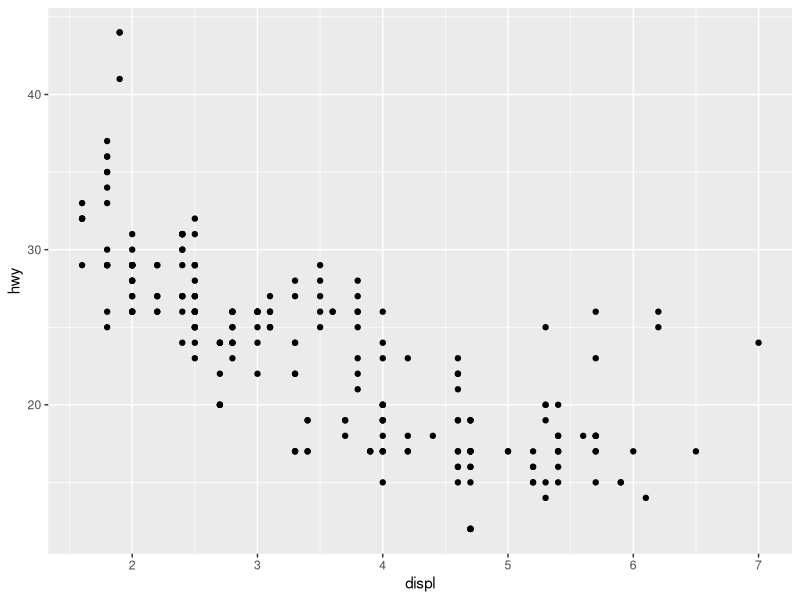
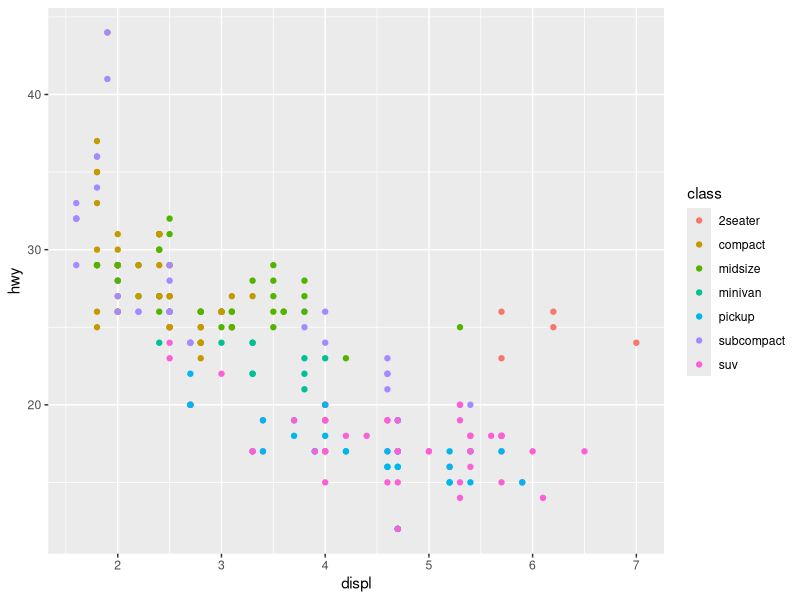
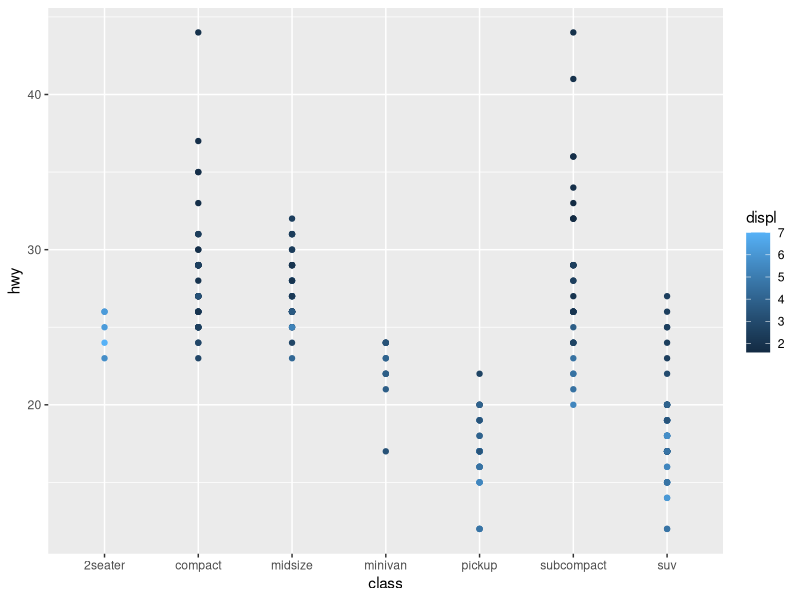
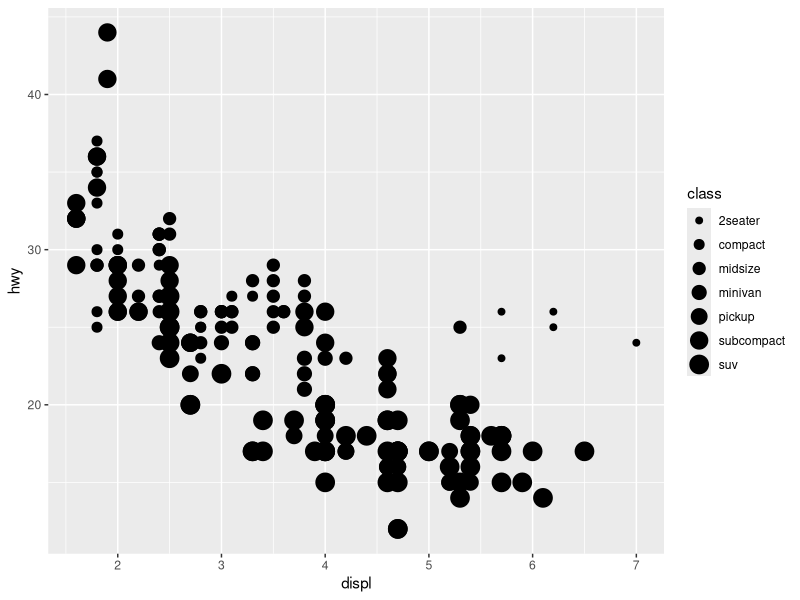
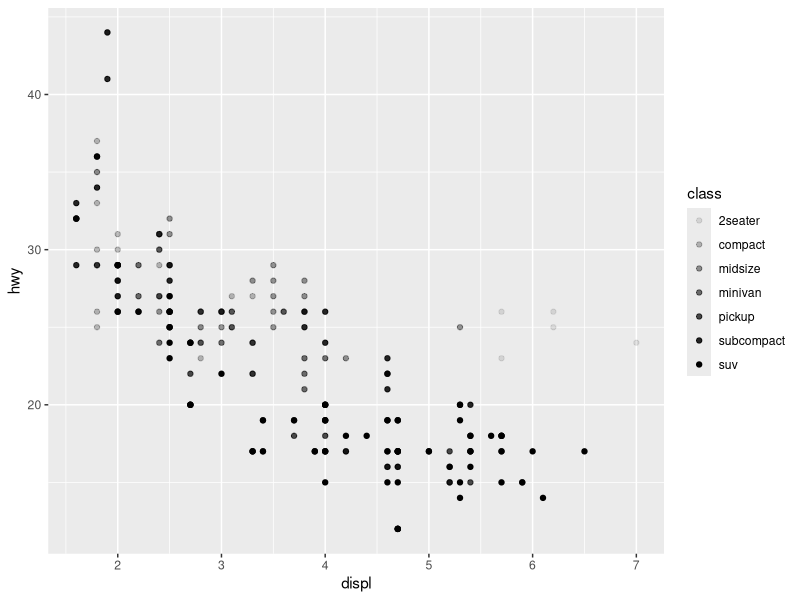
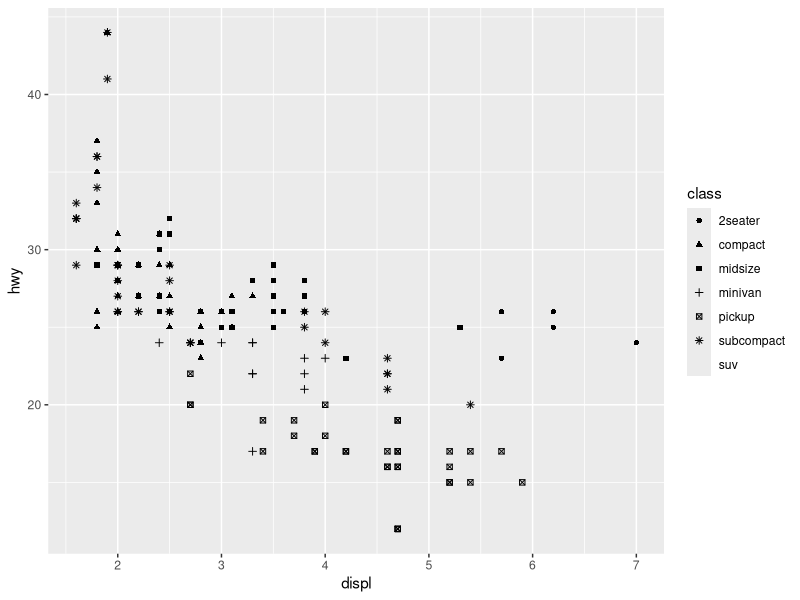
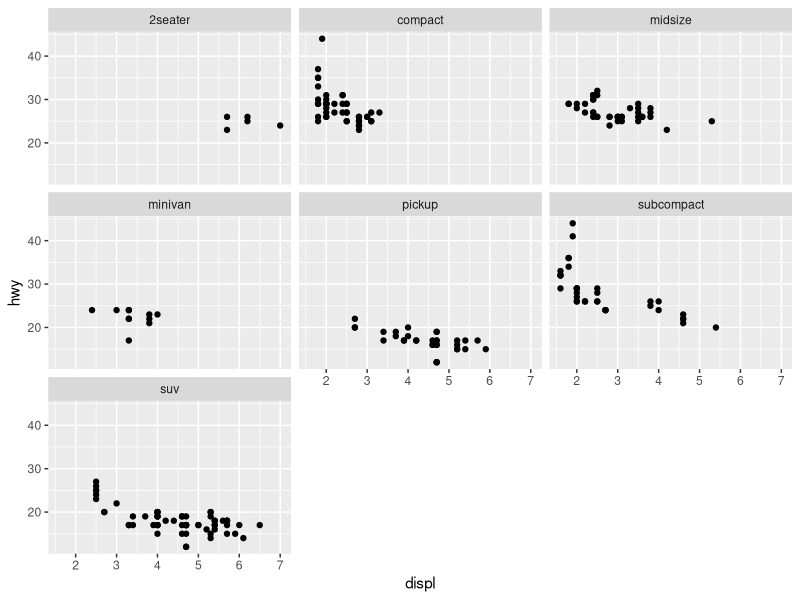
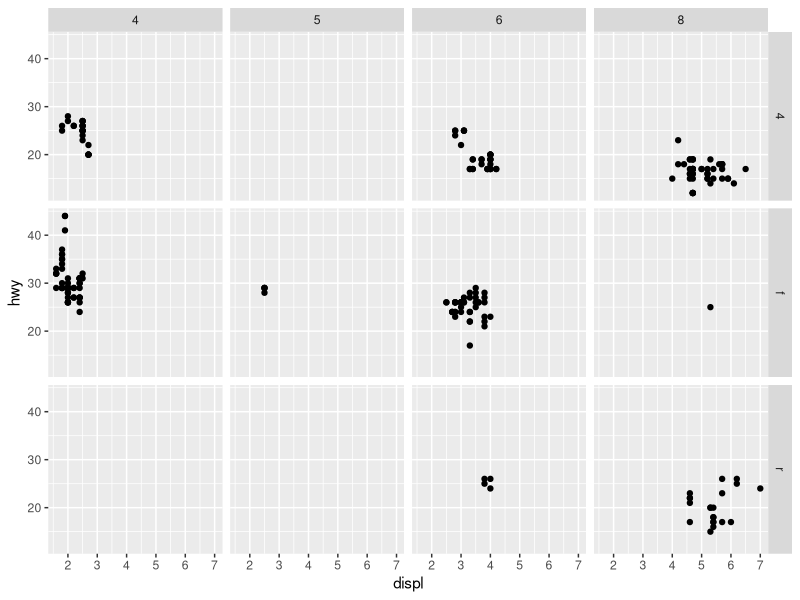

Here is the R script that generated these plots, in order:
## ---- chunk 1
library(tidyverse)
##in case you do not have this installed, uncomment following line and install
#install.packages("tidyverse")
#library(tidyverse)
## ---- chunk 2
mpg
str(mpg)
## ---- chunk 3
ggplot(data = mpg) +
  geom_point(mapping = aes(x = displ, y = hwy))
## ---- chunk 4
ggplot(data = mpg) +
  geom_point(mapping = aes(x = displ, y = hwy, color = class))
## ---- chunk 5
ggplot(data = mpg) +
  geom_point(mapping = aes(x = class, y = hwy, color = displ))
## ---- chunk 6
ggplot(data = mpg) +
  geom_point(mapping = aes(x = displ, y = hwy, size = class))
## ---- chunk 7
ggplot(data = mpg) +
  geom_point(mapping = aes(x = displ, y = hwy, alpha = class))
ggplot(data = mpg) +
  geom_point(mapping = aes(x = displ, y = hwy, shape = class))
## ---- chunk 8
ggplot(data = mpg) +
  geom_point(mapping = aes(x = displ, y = hwy)) +
  facet_wrap(~ class) #notice nothing goes before ~
ggplot(data = mpg) +
  geom_point(mapping = aes(x = displ, y = hwy)) +
  facet_grid(drv ~ cyl) #notice we now have two variables separated by ~
## ---- chunk 9
ggplot(data = mpg) +
  geom_smooth(mapping = aes(x = displ, y = hwy))
## ---- chunk 10
ggplot(data = mpg) +
  geom_point(mapping = aes(x = displ, y = hwy, color = drv)) +
  geom_smooth(mapping = aes(x = displ, y = hwy, linetype = drv))
## ---- chunk 11
ggplot(data = mpg, aes(x = displ, y = hwy)) +
  geom_point(aes(color = class)) +
  geom_smooth()
## ---- chunk 12
head(diamonds)
ggplot(data = diamonds) +
  geom_bar(aes(x = cut))
## ---- chunk 13
ggplot(diamonds, aes(x = cut, y = carat)) +
  geom_boxplot()
## ---- chunk 14
ggplot(data = diamonds, aes(x = cut, y = price)) +
  stat_summary(fun.y = mean, geom = "point")
## ---- chunk 15
ggplot(data = diamonds, aes(x = cut, color = cut)) +
  geom_bar()
ggplot(data = diamonds, aes(x = cut, fill = cut)) +
  geom_bar()

## ---- chunk 16
ggplot(diamonds, aes(x = cut, fill = clarity)) +
  geom_bar()
## ---- chunk 17
ggplot(diamonds, aes(x = cut, fill = clarity)) +
  geom_bar(position = "dodge")
## ---- chunk 18
ggplot(mpg, aes(x = displ, y = hwy)) +
  geom_point(position = "jitter")
#default
ggplot(mpg, aes(x = displ, y = hwy)) +
  geom_point()
